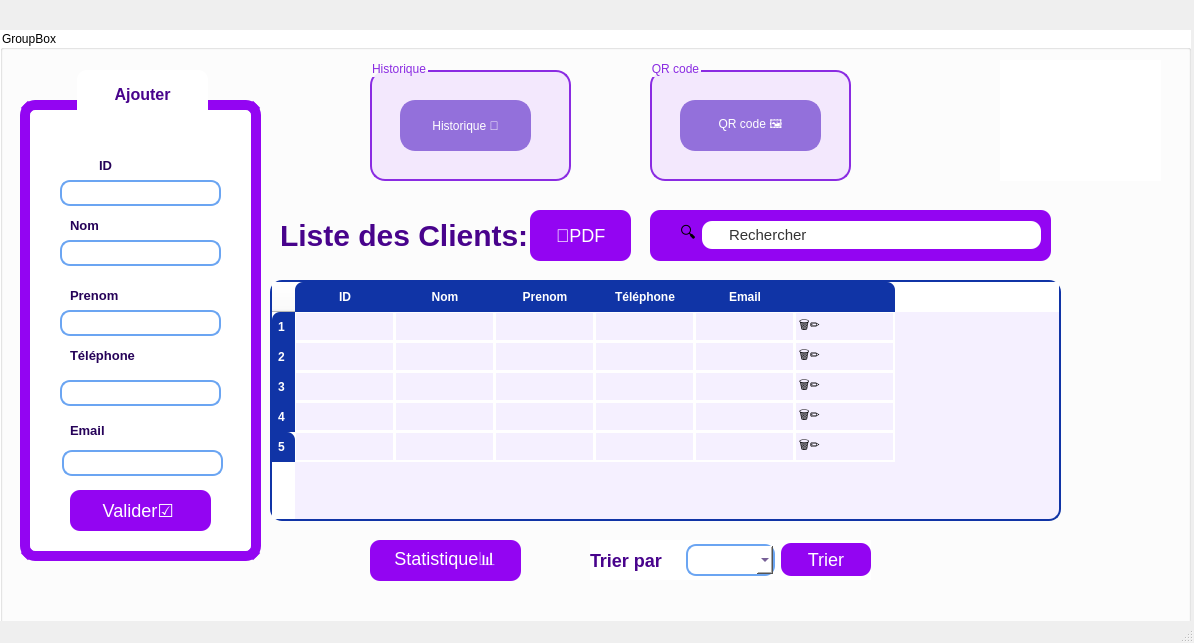
<?xml version="1.0" encoding="UTF-8"?>
<ui version="4.0">
 <class>MainWindow</class>
 <widget class="QMainWindow" name="MainWindow">
  <property name="geometry">
   <rect>
    <x>0</x>
    <y>0</y>
    <width>1194</width>
    <height>643</height>
   </rect>
  </property>
  <property name="windowTitle">
   <string>MainWindow</string>
  </property>
  <widget class="QWidget" name="centralwidget">
   <widget class="QGroupBox" name="groupBox">
    <property name="geometry">
     <rect>
      <x>0</x>
      <y>30</y>
      <width>1191</width>
      <height>601</height>
     </rect>
    </property>
    <property name="styleSheet">
     <string notr="true">background-color: rgb(255, 255, 255);</string>
    </property>
    <property name="title">
     <string>GroupBox</string>
    </property>
    <widget class="QGroupBox" name="groupBox_4">
     <property name="geometry">
      <rect>
       <x>370</x>
       <y>30</y>
       <width>201</width>
       <height>121</height>
      </rect>
     </property>
     <property name="styleSheet">
      <string notr="true">QGroupBox {
    border: 2px solid #8A2BE2;
    border-radius: 15px;
    padding: 10px;
    background-color: #F3E8FD;
    margin-top: 10px;
}

QGroupBox::title {
    color: #8A2BE2;
    font-weight: bold;
}</string>
     </property>
     <property name="title">
      <string>Historique</string>
     </property>
     <widget class="QPushButton" name="pushButton_9">
      <property name="geometry">
       <rect>
        <x>30</x>
        <y>40</y>
        <width>131</width>
        <height>51</height>
       </rect>
      </property>
      <property name="styleSheet">
       <string notr="true">background-color: #9370DB;  /* Violet plus clair */
    color: white;
    border-radius: 15px;
    padding: 8px;
    border: 2px solid #9370DB;</string>
      </property>
      <property name="text">
       <string>Historique 📅</string>
      </property>
     </widget>
    </widget>
    <widget class="QGroupBox" name="groupBox_5">
     <property name="geometry">
      <rect>
       <x>650</x>
       <y>30</y>
       <width>201</width>
       <height>121</height>
      </rect>
     </property>
     <property name="styleSheet">
      <string notr="true">QGroupBox {
    border: 2px solid #8A2BE2;
    border-radius: 15px;
    padding: 10px;
    background-color: #F3E8FD;
    margin-top: 10px;
}

QGroupBox::title {
    color: #8A2BE2;
    font-weight: bold;
}</string>
     </property>
     <property name="title">
      <string>QR code</string>
     </property>
     <widget class="QPushButton" name="pushButton_10">
      <property name="geometry">
       <rect>
        <x>30</x>
        <y>40</y>
        <width>141</width>
        <height>51</height>
       </rect>
      </property>
      <property name="styleSheet">
       <string notr="true">background-color: #9370DB;  /* Violet plus clair */
    color: white;
    border-radius: 15px;
    padding: 8px;
    border: 2px solid #9370DB;</string>
      </property>
      <property name="text">
       <string>QR code 🖼️</string>
      </property>
     </widget>
    </widget>
    <widget class="QPushButton" name="pushButton_4">
     <property name="geometry">
      <rect>
       <x>370</x>
       <y>510</y>
       <width>151</width>
       <height>41</height>
      </rect>
     </property>
     <property name="styleSheet">
      <string notr="true">QPushButton {
    background-color: #9305F2;
    color: white;
    border: none;
    border-radius: 10px;
    padding: 6px 12px;
    font-size: 18px;
}</string>
     </property>
     <property name="text">
      <string>Statistique📊</string>
     </property>
    </widget>
    <widget class="QGroupBox" name="groupBox_2">
     <property name="geometry">
      <rect>
       <x>20</x>
       <y>40</y>
       <width>241</width>
       <height>491</height>
      </rect>
     </property>
     <property name="font">
      <font>
       <pointsize>12</pointsize>
       <bold>true</bold>
      </font>
     </property>
     <property name="styleSheet">
      <string notr="true">QGroupBox {
    background-color: #FFFFFF;
    border: 10px solid #9305F2;   /* Violet clair */
    border-radius: 15px;         /* Coins arrondis */
    margin-top: 30px;            /* Décalage du titre */
    padding: 12px;
    color: #48038C;              /* Couleur du texte interne */
    font-weight: bold;
}

/* Titre du QGroupBox */
QGroupBox::title {
    subcontrol-origin: margin;
    subcontrol-position: top center;   /* Centré en haut */
    padding: 15px 35px;
    background-color: white;
    color: #48038C;
    border-radius: 10px;
    font-weight: bold;
}</string>
     </property>
     <property name="title">
      <string>Ajouter</string>
     </property>
     <widget class="QLabel" name="label_2">
      <property name="geometry">
       <rect>
        <x>40</x>
        <y>80</y>
        <width>91</width>
        <height>31</height>
       </rect>
      </property>
      <property name="styleSheet">
       <string notr="true">QLabel {background-color: transparent; color: #260259; /* Texte sombre lisible */ font-size: 18px; font-weight: bold; }</string>
      </property>
      <property name="text">
       <string>&lt;html&gt;&lt;head/&gt;&lt;body&gt;&lt;p align=&quot;center&quot;&gt;&lt;span style=&quot; font-size:10pt; font-weight:700;&quot;&gt;ID&lt;/span&gt;&lt;/p&gt;&lt;/body&gt;&lt;/html&gt;</string>
      </property>
     </widget>
     <widget class="QLineEdit" name="lineEdit_2">
      <property name="geometry">
       <rect>
        <x>40</x>
        <y>110</y>
        <width>161</width>
        <height>26</height>
       </rect>
      </property>
      <property name="styleSheet">
       <string notr="true">QLineEdit { background: #FFFFFF; border: 2px solid #6BA5F2; border-radius: 10px; padding: 6px 10px; color: #260259; } QLineEdit:focus  { border: 2px solid #9305F2; background: #F3E9FF; }</string>
      </property>
     </widget>
     <widget class="QLabel" name="label_3">
      <property name="geometry">
       <rect>
        <x>50</x>
        <y>140</y>
        <width>81</width>
        <height>31</height>
       </rect>
      </property>
      <property name="styleSheet">
       <string notr="true">QLabel {background-color: transparent; color: #260259; /* Texte sombre lisible */ font-size: 18px; font-weight: bold; }</string>
      </property>
      <property name="text">
       <string>&lt;html&gt;&lt;head/&gt;&lt;body&gt;&lt;p&gt;&lt;span style=&quot; font-size:10pt; font-weight:700;&quot;&gt;Nom&lt;/span&gt;&lt;/p&gt;&lt;/body&gt;&lt;/html&gt;</string>
      </property>
     </widget>
     <widget class="QLineEdit" name="lineEdit_3">
      <property name="geometry">
       <rect>
        <x>40</x>
        <y>170</y>
        <width>161</width>
        <height>26</height>
       </rect>
      </property>
      <property name="styleSheet">
       <string notr="true">QLineEdit { background: #FFFFFF; border: 2px solid #6BA5F2; border-radius: 10px; padding: 6px 10px; color: #260259; } QLineEdit:focus  { border: 2px solid #9305F2; background: #F3E9FF; }</string>
      </property>
     </widget>
     <widget class="QLabel" name="label_4">
      <property name="geometry">
       <rect>
        <x>50</x>
        <y>210</y>
        <width>91</width>
        <height>31</height>
       </rect>
      </property>
      <property name="styleSheet">
       <string notr="true">QLabel {background-color: transparent; color: #260259; /* Texte sombre lisible */ font-size: 18px; font-weight: bold; }</string>
      </property>
      <property name="text">
       <string>&lt;html&gt;&lt;head/&gt;&lt;body&gt;&lt;p&gt;&lt;span style=&quot; font-size:10pt; font-weight:700;&quot;&gt;Prenom&lt;/span&gt;&lt;/p&gt;&lt;/body&gt;&lt;/html&gt;</string>
      </property>
     </widget>
     <widget class="QLineEdit" name="lineEdit_4">
      <property name="geometry">
       <rect>
        <x>40</x>
        <y>240</y>
        <width>161</width>
        <height>26</height>
       </rect>
      </property>
      <property name="styleSheet">
       <string notr="true">QLineEdit { background: #FFFFFF; border: 2px solid #6BA5F2; border-radius: 10px; padding: 6px 10px; color: #260259; } QLineEdit:focus  { border: 2px solid #9305F2; background: #F3E9FF; }</string>
      </property>
     </widget>
     <widget class="QLabel" name="label_5">
      <property name="geometry">
       <rect>
        <x>50</x>
        <y>270</y>
        <width>111</width>
        <height>31</height>
       </rect>
      </property>
      <property name="styleSheet">
       <string notr="true">QLabel {background-color: transparent; color: #260259; /* Texte sombre lisible */ font-size: 18px; font-weight: bold; }</string>
      </property>
      <property name="text">
       <string>&lt;html&gt;&lt;head/&gt;&lt;body&gt;&lt;p&gt;&lt;span style=&quot; font-size:10pt; font-weight:700;&quot;&gt;Téléphone&lt;/span&gt;&lt;/p&gt;&lt;/body&gt;&lt;/html&gt;</string>
      </property>
     </widget>
     <widget class="QLineEdit" name="lineEdit_5">
      <property name="geometry">
       <rect>
        <x>40</x>
        <y>310</y>
        <width>161</width>
        <height>26</height>
       </rect>
      </property>
      <property name="styleSheet">
       <string notr="true">QLineEdit { background: #FFFFFF; border: 2px solid #6BA5F2; border-radius: 10px; padding: 6px 10px; color: #260259; } QLineEdit:focus  { border: 2px solid #9305F2; background: #F3E9FF; }</string>
      </property>
     </widget>
     <widget class="QLabel" name="label_6">
      <property name="geometry">
       <rect>
        <x>50</x>
        <y>350</y>
        <width>71</width>
        <height>21</height>
       </rect>
      </property>
      <property name="styleSheet">
       <string notr="true">QLabel {background-color: transparent; color: #260259; /* Texte sombre lisible */ font-size: 18px; font-weight: bold; }</string>
      </property>
      <property name="text">
       <string>&lt;html&gt;&lt;head/&gt;&lt;body&gt;&lt;p&gt;&lt;span style=&quot; font-size:10pt; font-weight:700;&quot;&gt;Email&lt;/span&gt;&lt;/p&gt;&lt;/body&gt;&lt;/html&gt;</string>
      </property>
     </widget>
     <widget class="QLineEdit" name="lineEdit_6">
      <property name="geometry">
       <rect>
        <x>42</x>
        <y>380</y>
        <width>161</width>
        <height>26</height>
       </rect>
      </property>
      <property name="styleSheet">
       <string notr="true">QLineEdit { background: #FFFFFF; border: 2px solid #6BA5F2; border-radius: 10px; padding: 6px 10px; color: #260259; } QLineEdit:focus  { border: 2px solid #9305F2; background: #F3E9FF; }</string>
      </property>
     </widget>
     <widget class="QPushButton" name="pushButton">
      <property name="geometry">
       <rect>
        <x>50</x>
        <y>420</y>
        <width>141</width>
        <height>41</height>
       </rect>
      </property>
      <property name="font">
       <font>
        <pointsize>-1</pointsize>
       </font>
      </property>
      <property name="styleSheet">
       <string notr="true">
QPushButton {
    background-color: #9305F2;
    color: white;
    border: none;
    border-radius: 10px;
    padding: 6px 12px;
    font-size: 18px;
}

QPushButton:hover {
    background-color: #7a04c2; /* un peu plus sombre au survol */
}

QPushButton:pressed {
    background-color: #5c0391; /* encore plus sombre quand pressé */
}</string>
      </property>
      <property name="text">
       <string>Valider☑️ </string>
      </property>
     </widget>
    </widget>
    <widget class="QTableWidget" name="tableWidget">
     <property name="geometry">
      <rect>
       <x>270</x>
       <y>250</y>
       <width>791</width>
       <height>241</height>
      </rect>
     </property>
     <property name="styleSheet">
      <string notr="true">QTableWidget {
    background-color: #F5F0FF;   /* Violet très très clair */
    border: 2px solid #1034A6;
    border-radius: 12px;
    gridline-color: white;       /* Lignes blanches */
}

QHeaderView::section {
    background-color: #1034A6;   /* Bleu foncé */
    color: white;                /* Texte blanc */
    border: none;
    padding: 6px;
    font-weight: bold;
}

QHeaderView::section:first {
    border-top-left-radius: 8px;
}

QHeaderView::section:last {
    border-top-right-radius: 8px;
}

QTableWidget::item {
    border: 1px solid white;     /* Bordures blanches entre cellules */
}</string>
     </property>
     <row/>
     <row/>
     <row/>
     <row/>
     <row/>
     <column>
      <property name="text">
       <string>ID</string>
      </property>
     </column>
     <column>
      <property name="text">
       <string>Nom</string>
      </property>
     </column>
     <column>
      <property name="text">
       <string>Prenom</string>
      </property>
     </column>
     <column>
      <property name="text">
       <string>Téléphone</string>
      </property>
     </column>
     <column>
      <property name="text">
       <string>Email</string>
      </property>
     </column>
     <column>
      <property name="text">
       <string/>
      </property>
     </column>
     <item row="0" column="5">
      <property name="text">
       <string>🗑️✏️</string>
      </property>
     </item>
     <item row="1" column="5">
      <property name="text">
       <string>🗑️✏️</string>
      </property>
     </item>
     <item row="2" column="5">
      <property name="text">
       <string>🗑️✏️</string>
      </property>
     </item>
     <item row="3" column="5">
      <property name="text">
       <string>🗑️✏️</string>
      </property>
     </item>
     <item row="4" column="5">
      <property name="text">
       <string>🗑️✏️</string>
      </property>
     </item>
    </widget>
    <widget class="QWidget" name="widget" native="true">
     <property name="geometry">
      <rect>
       <x>650</x>
       <y>180</y>
       <width>401</width>
       <height>51</height>
      </rect>
     </property>
     <property name="styleSheet">
      <string notr="true">QWidget {
    background-color:#9305F2;   /* fond violet */
    border-radius: 10px;
}

QLineEdit {
    background-color: white;     /* champ blanc */
    color: #333;
    border: none;
    border-radius: 10px;
    padding-left: 25px;          /* espace pour l’icône de recherche */
    padding-right: 25px;         /* espace pour l’icône d’action */
    height: 28px;
    font-size: 15px;
}</string>
     </property>
     <widget class="QWidget" name="">
      <property name="geometry">
       <rect>
        <x>30</x>
        <y>10</y>
        <width>361</width>
        <height>30</height>
       </rect>
      </property>
      <layout class="QHBoxLayout" name="horizontalLayout">
       <item>
        <widget class="QPushButton" name="pushButton_2">
         <property name="styleSheet">
          <string notr="true">font-size: 16px</string>
         </property>
         <property name="text">
          <string>🔍</string>
         </property>
        </widget>
       </item>
       <item>
        <widget class="QLineEdit" name="lineEdit">
         <property name="styleSheet">
          <string notr="true">
button-&gt;setStyleSheet(
    &quot;QPushButton {&quot;
    &quot;  color: #6BA5F2;&quot;       // couleur du texte
    &quot;  background-color: white;&quot;
    &quot;  border: 1px solid #6BA5F2;&quot;
    &quot;}&quot;
);
</string>
         </property>
         <property name="text">
          <string>Rechercher</string>
         </property>
        </widget>
       </item>
      </layout>
     </widget>
    </widget>
    <widget class="QLabel" name="label_8">
     <property name="geometry">
      <rect>
       <x>280</x>
       <y>180</y>
       <width>351</width>
       <height>51</height>
      </rect>
     </property>
     <property name="styleSheet">
      <string notr="true">QLabel {
    background-color: transparent;
    color: #48038C;
    font-size: 30px;   /* plus grand pour un titre */
    font-weight: bold; /* en gras */
}</string>
     </property>
     <property name="text">
      <string>&lt;html&gt;&lt;head/&gt;&lt;body&gt;&lt;p&gt;Liste des Clients:&lt;/p&gt;&lt;/body&gt;&lt;/html&gt;</string>
     </property>
    </widget>
    <widget class="QPushButton" name="pushButton_3">
     <property name="geometry">
      <rect>
       <x>530</x>
       <y>180</y>
       <width>101</width>
       <height>51</height>
      </rect>
     </property>
     <property name="styleSheet">
      <string notr="true">
QPushButton {
    background-color: #9305F2;
    color: white;
    border: none;
    border-radius: 10px;
    padding: 6px 12px;
    font-size: 18px;
}</string>
     </property>
     <property name="text">
      <string>📑PDF</string>
     </property>
    </widget>
    <widget class="QLabel" name="label_7">
     <property name="geometry">
      <rect>
       <x>1000</x>
       <y>30</y>
       <width>161</width>
       <height>121</height>
      </rect>
     </property>
     <property name="text">
      <string/>
     </property>
     <property name="pixmap">
      <pixmap>../../OneDrive/Documents/logo qt.jpg</pixmap>
     </property>
     <property name="scaledContents">
      <bool>true</bool>
     </property>
    </widget>
    <widget class="QWidget" name="">
     <property name="geometry">
      <rect>
       <x>590</x>
       <y>510</y>
       <width>281</width>
       <height>40</height>
      </rect>
     </property>
     <layout class="QHBoxLayout" name="horizontalLayout_2">
      <item>
       <widget class="QLabel" name="label">
        <property name="styleSheet">
         <string notr="true">QLabel {
    background-color: transparent;
    color: #48038C;
    font-size: 18px;   /* plus grand pour un titre */
    font-weight: bold; /* en gras */
}</string>
        </property>
        <property name="text">
         <string>Trier par </string>
        </property>
       </widget>
      </item>
      <item>
       <widget class="QComboBox" name="comboBox">
        <property name="styleSheet">
         <string notr="true">QComboBox { background: #FFFFFF; border: 2px solid #6BA5F2; border-radius: 10px; padding: 6px 10px; color: #260259; } QComboBox:focus { border: 2px solid #9305F2; background: #F3E9FF; }</string>
        </property>
        <item>
         <property name="text">
          <string/>
         </property>
        </item>
        <item>
         <property name="text">
          <string>Nom</string>
         </property>
        </item>
        <item>
         <property name="text">
          <string>Prenom</string>
         </property>
        </item>
       </widget>
      </item>
      <item>
       <widget class="QPushButton" name="pushButton_5">
        <property name="styleSheet">
         <string notr="true">
QPushButton {
    background-color: #9305F2;
    color: white;
    border: none;
    border-radius: 10px;
    padding: 6px 12px;
    font-size: 18px;
}</string>
        </property>
        <property name="text">
         <string>Trier</string>
        </property>
       </widget>
      </item>
     </layout>
    </widget>
   </widget>
  </widget>
  <widget class="QMenuBar" name="menubar">
   <property name="geometry">
    <rect>
     <x>0</x>
     <y>0</y>
     <width>1194</width>
     <height>26</height>
    </rect>
   </property>
  </widget>
  <widget class="QStatusBar" name="statusbar"/>
 </widget>
 <resources/>
 <connections/>
</ui>
